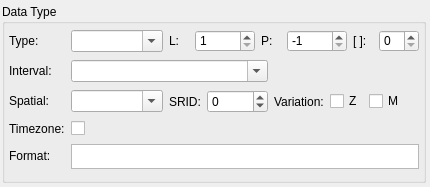
<?xml version="1.0" encoding="UTF-8"?>
<ui version="4.0">
 <class>PgSQLTypeWidget</class>
 <widget class="QWidget" name="PgSQLTypeWidget">
  <property name="geometry">
   <rect>
    <x>0</x>
    <y>0</y>
    <width>430</width>
    <height>187</height>
   </rect>
  </property>
  <property name="sizePolicy">
   <sizepolicy hsizetype="Preferred" vsizetype="Fixed">
    <horstretch>0</horstretch>
    <verstretch>0</verstretch>
   </sizepolicy>
  </property>
  <property name="minimumSize">
   <size>
    <width>430</width>
    <height>0</height>
   </size>
  </property>
  <property name="maximumSize">
   <size>
    <width>16777215</width>
    <height>16777215</height>
   </size>
  </property>
  <property name="windowTitle">
   <string>Form</string>
  </property>
  <layout class="QGridLayout" name="pgsqltype_grid">
   <property name="leftMargin">
    <number>2</number>
   </property>
   <property name="topMargin">
    <number>4</number>
   </property>
   <property name="rightMargin">
    <number>4</number>
   </property>
   <property name="bottomMargin">
    <number>4</number>
   </property>
   <property name="spacing">
    <number>6</number>
   </property>
   <item row="0" column="0">
    <widget class="QGroupBox" name="groupBox">
     <property name="sizePolicy">
      <sizepolicy hsizetype="Preferred" vsizetype="Expanding">
       <horstretch>0</horstretch>
       <verstretch>0</verstretch>
      </sizepolicy>
     </property>
     <property name="minimumSize">
      <size>
       <width>0</width>
       <height>0</height>
      </size>
     </property>
     <property name="title">
      <string>Data Type</string>
     </property>
     <layout class="QGridLayout" name="gridLayout">
      <property name="leftMargin">
       <number>4</number>
      </property>
      <property name="topMargin">
       <number>4</number>
      </property>
      <property name="rightMargin">
       <number>4</number>
      </property>
      <property name="bottomMargin">
       <number>4</number>
      </property>
      <item row="1" column="1" colspan="4">
       <widget class="QComboBox" name="interval_cmb">
        <property name="enabled">
         <bool>true</bool>
        </property>
        <property name="sizePolicy">
         <sizepolicy hsizetype="Preferred" vsizetype="Fixed">
          <horstretch>0</horstretch>
          <verstretch>0</verstretch>
         </sizepolicy>
        </property>
        <property name="minimumSize">
         <size>
          <width>0</width>
          <height>0</height>
         </size>
        </property>
        <property name="styleSheet">
         <string notr="true">font-weight: normal;</string>
        </property>
        <property name="editable">
         <bool>true</bool>
        </property>
       </widget>
      </item>
      <item row="0" column="1">
       <widget class="QComboBox" name="type_cmb">
        <property name="sizePolicy">
         <sizepolicy hsizetype="Expanding" vsizetype="Fixed">
          <horstretch>0</horstretch>
          <verstretch>0</verstretch>
         </sizepolicy>
        </property>
        <property name="minimumSize">
         <size>
          <width>0</width>
          <height>0</height>
         </size>
        </property>
        <property name="font">
         <font>
          <stylestrategy>PreferDefault</stylestrategy>
         </font>
        </property>
        <property name="styleSheet">
         <string notr="true">font-weight: normal;</string>
        </property>
        <property name="editable">
         <bool>true</bool>
        </property>
        <property name="sizeAdjustPolicy">
         <enum>QComboBox::AdjustToContentsOnFirstShow</enum>
        </property>
       </widget>
      </item>
      <item row="2" column="2" colspan="7">
       <layout class="QHBoxLayout" name="horizontalLayout">
        <item>
         <widget class="QLabel" name="srid_lbl">
          <property name="text">
           <string>SRID:</string>
          </property>
         </widget>
        </item>
        <item>
         <widget class="QSpinBox" name="srid_spb">
          <property name="minimum">
           <number>-1</number>
          </property>
          <property name="maximum">
           <number>99999</number>
          </property>
         </widget>
        </item>
        <item>
         <widget class="QLabel" name="variation_lbl">
          <property name="enabled">
           <bool>true</bool>
          </property>
          <property name="sizePolicy">
           <sizepolicy hsizetype="Preferred" vsizetype="Preferred">
            <horstretch>0</horstretch>
            <verstretch>0</verstretch>
           </sizepolicy>
          </property>
          <property name="minimumSize">
           <size>
            <width>0</width>
            <height>0</height>
           </size>
          </property>
          <property name="maximumSize">
           <size>
            <width>16777215</width>
            <height>16777215</height>
           </size>
          </property>
          <property name="font">
           <font>
            <italic>false</italic>
           </font>
          </property>
          <property name="styleSheet">
           <string notr="true">font-weight: normal;</string>
          </property>
          <property name="text">
           <string>Variation:</string>
          </property>
         </widget>
        </item>
        <item>
         <widget class="QCheckBox" name="var_z_chk">
          <property name="text">
           <string>Z</string>
          </property>
         </widget>
        </item>
        <item>
         <widget class="QCheckBox" name="var_m_chk">
          <property name="sizePolicy">
           <sizepolicy hsizetype="Expanding" vsizetype="Fixed">
            <horstretch>0</horstretch>
            <verstretch>0</verstretch>
           </sizepolicy>
          </property>
          <property name="text">
           <string>M</string>
          </property>
         </widget>
        </item>
       </layout>
      </item>
      <item row="0" column="6">
       <widget class="QSpinBox" name="precision_sb">
        <property name="sizePolicy">
         <sizepolicy hsizetype="Preferred" vsizetype="Fixed">
          <horstretch>0</horstretch>
          <verstretch>0</verstretch>
         </sizepolicy>
        </property>
        <property name="minimumSize">
         <size>
          <width>60</width>
          <height>0</height>
         </size>
        </property>
        <property name="maximumSize">
         <size>
          <width>60</width>
          <height>16777215</height>
         </size>
        </property>
        <property name="toolTip">
         <string>Precision</string>
        </property>
        <property name="styleSheet">
         <string notr="true">font-weight: normal;</string>
        </property>
        <property name="minimum">
         <number>-1</number>
        </property>
        <property name="maximum">
         <number>1000</number>
        </property>
        <property name="singleStep">
         <number>1</number>
        </property>
        <property name="value">
         <number>-1</number>
        </property>
       </widget>
      </item>
      <item row="2" column="0">
       <widget class="QLabel" name="spatial_lbl">
        <property name="enabled">
         <bool>true</bool>
        </property>
        <property name="sizePolicy">
         <sizepolicy hsizetype="Fixed" vsizetype="Fixed">
          <horstretch>0</horstretch>
          <verstretch>0</verstretch>
         </sizepolicy>
        </property>
        <property name="minimumSize">
         <size>
          <width>55</width>
          <height>0</height>
         </size>
        </property>
        <property name="maximumSize">
         <size>
          <width>55</width>
          <height>16777215</height>
         </size>
        </property>
        <property name="font">
         <font>
          <italic>false</italic>
         </font>
        </property>
        <property name="styleSheet">
         <string notr="true">font-weight: normal;</string>
        </property>
        <property name="text">
         <string>Spatial:</string>
        </property>
       </widget>
      </item>
      <item row="0" column="8">
       <widget class="QSpinBox" name="dimension_sb">
        <property name="sizePolicy">
         <sizepolicy hsizetype="Fixed" vsizetype="Fixed">
          <horstretch>0</horstretch>
          <verstretch>0</verstretch>
         </sizepolicy>
        </property>
        <property name="minimumSize">
         <size>
          <width>40</width>
          <height>0</height>
         </size>
        </property>
        <property name="maximumSize">
         <size>
          <width>40</width>
          <height>16777215</height>
         </size>
        </property>
        <property name="toolTip">
         <string>Dimension</string>
        </property>
        <property name="styleSheet">
         <string notr="true">font-weight: normal;</string>
        </property>
        <property name="maximum">
         <number>99</number>
        </property>
        <property name="value">
         <number>0</number>
        </property>
       </widget>
      </item>
      <item row="4" column="0">
       <widget class="QLabel" name="format_lbl">
        <property name="sizePolicy">
         <sizepolicy hsizetype="Preferred" vsizetype="Fixed">
          <horstretch>0</horstretch>
          <verstretch>0</verstretch>
         </sizepolicy>
        </property>
        <property name="minimumSize">
         <size>
          <width>55</width>
          <height>0</height>
         </size>
        </property>
        <property name="maximumSize">
         <size>
          <width>55</width>
          <height>16777215</height>
         </size>
        </property>
        <property name="styleSheet">
         <string notr="true">font-weight: normal;</string>
        </property>
        <property name="text">
         <string>Format:</string>
        </property>
       </widget>
      </item>
      <item row="3" column="1">
       <widget class="QCheckBox" name="timezone_chk">
        <property name="enabled">
         <bool>true</bool>
        </property>
        <property name="sizePolicy">
         <sizepolicy hsizetype="Fixed" vsizetype="Fixed">
          <horstretch>0</horstretch>
          <verstretch>0</verstretch>
         </sizepolicy>
        </property>
        <property name="layoutDirection">
         <enum>Qt::LeftToRight</enum>
        </property>
        <property name="styleSheet">
         <string notr="true">font-weight: normal;</string>
        </property>
        <property name="text">
         <string/>
        </property>
       </widget>
      </item>
      <item row="3" column="0">
       <widget class="QLabel" name="timezone_lbl">
        <property name="styleSheet">
         <string notr="true">font-weight: normal;</string>
        </property>
        <property name="text">
         <string>Timezone:</string>
        </property>
       </widget>
      </item>
      <item row="2" column="1">
       <widget class="QComboBox" name="spatial_cmb">
        <property name="enabled">
         <bool>true</bool>
        </property>
        <property name="sizePolicy">
         <sizepolicy hsizetype="Preferred" vsizetype="Fixed">
          <horstretch>0</horstretch>
          <verstretch>0</verstretch>
         </sizepolicy>
        </property>
        <property name="minimumSize">
         <size>
          <width>0</width>
          <height>0</height>
         </size>
        </property>
        <property name="styleSheet">
         <string notr="true">font-weight: normal;</string>
        </property>
        <property name="editable">
         <bool>true</bool>
        </property>
       </widget>
      </item>
      <item row="0" column="0">
       <widget class="QLabel" name="type_lbl">
        <property name="sizePolicy">
         <sizepolicy hsizetype="Preferred" vsizetype="Fixed">
          <horstretch>0</horstretch>
          <verstretch>0</verstretch>
         </sizepolicy>
        </property>
        <property name="minimumSize">
         <size>
          <width>55</width>
          <height>0</height>
         </size>
        </property>
        <property name="maximumSize">
         <size>
          <width>55</width>
          <height>16777215</height>
         </size>
        </property>
        <property name="styleSheet">
         <string notr="true">font-weight: normal;</string>
        </property>
        <property name="text">
         <string>Type:</string>
        </property>
       </widget>
      </item>
      <item row="0" column="4" colspan="2">
       <widget class="QLabel" name="precision_lbl">
        <property name="sizePolicy">
         <sizepolicy hsizetype="Preferred" vsizetype="Fixed">
          <horstretch>0</horstretch>
          <verstretch>0</verstretch>
         </sizepolicy>
        </property>
        <property name="minimumSize">
         <size>
          <width>20</width>
          <height>0</height>
         </size>
        </property>
        <property name="maximumSize">
         <size>
          <width>16</width>
          <height>16777215</height>
         </size>
        </property>
        <property name="font">
         <font>
          <italic>false</italic>
         </font>
        </property>
        <property name="toolTip">
         <string>Precision</string>
        </property>
        <property name="styleSheet">
         <string notr="true">font-weight: normal;</string>
        </property>
        <property name="text">
         <string>P:</string>
        </property>
       </widget>
      </item>
      <item row="4" column="1" colspan="8">
       <widget class="QTextEdit" name="format_txt">
        <property name="maximumSize">
         <size>
          <width>16777215</width>
          <height>25</height>
         </size>
        </property>
        <property name="frameShadow">
         <enum>QFrame::Sunken</enum>
        </property>
        <property name="lineWidth">
         <number>1</number>
        </property>
        <property name="midLineWidth">
         <number>0</number>
        </property>
        <property name="verticalScrollBarPolicy">
         <enum>Qt::ScrollBarAlwaysOff</enum>
        </property>
        <property name="horizontalScrollBarPolicy">
         <enum>Qt::ScrollBarAlwaysOff</enum>
        </property>
        <property name="undoRedoEnabled">
         <bool>false</bool>
        </property>
        <property name="readOnly">
         <bool>true</bool>
        </property>
        <property name="textInteractionFlags">
         <set>Qt::NoTextInteraction</set>
        </property>
       </widget>
      </item>
      <item row="0" column="3">
       <widget class="QSpinBox" name="length_sb">
        <property name="sizePolicy">
         <sizepolicy hsizetype="Preferred" vsizetype="Fixed">
          <horstretch>0</horstretch>
          <verstretch>0</verstretch>
         </sizepolicy>
        </property>
        <property name="minimumSize">
         <size>
          <width>60</width>
          <height>0</height>
         </size>
        </property>
        <property name="maximumSize">
         <size>
          <width>60</width>
          <height>16777215</height>
         </size>
        </property>
        <property name="toolTip">
         <string>Length</string>
        </property>
        <property name="styleSheet">
         <string notr="true">font-weight: normal;</string>
        </property>
        <property name="minimum">
         <number>1</number>
        </property>
        <property name="maximum">
         <number>2147483647</number>
        </property>
        <property name="value">
         <number>1</number>
        </property>
       </widget>
      </item>
      <item row="0" column="2">
       <widget class="QLabel" name="length_lbl">
        <property name="sizePolicy">
         <sizepolicy hsizetype="Fixed" vsizetype="Fixed">
          <horstretch>0</horstretch>
          <verstretch>0</verstretch>
         </sizepolicy>
        </property>
        <property name="minimumSize">
         <size>
          <width>20</width>
          <height>0</height>
         </size>
        </property>
        <property name="maximumSize">
         <size>
          <width>16</width>
          <height>16777215</height>
         </size>
        </property>
        <property name="font">
         <font>
          <italic>false</italic>
         </font>
        </property>
        <property name="toolTip">
         <string>Length</string>
        </property>
        <property name="styleSheet">
         <string notr="true">font-weight: normal;</string>
        </property>
        <property name="text">
         <string>L:</string>
        </property>
       </widget>
      </item>
      <item row="1" column="0">
       <widget class="QLabel" name="interval_lbl">
        <property name="enabled">
         <bool>true</bool>
        </property>
        <property name="sizePolicy">
         <sizepolicy hsizetype="Fixed" vsizetype="Fixed">
          <horstretch>0</horstretch>
          <verstretch>0</verstretch>
         </sizepolicy>
        </property>
        <property name="minimumSize">
         <size>
          <width>55</width>
          <height>0</height>
         </size>
        </property>
        <property name="maximumSize">
         <size>
          <width>55</width>
          <height>16777215</height>
         </size>
        </property>
        <property name="font">
         <font>
          <italic>false</italic>
         </font>
        </property>
        <property name="styleSheet">
         <string notr="true">font-weight: normal;</string>
        </property>
        <property name="text">
         <string>Interval:</string>
        </property>
       </widget>
      </item>
      <item row="0" column="7">
       <widget class="QLabel" name="dimension_lbl">
        <property name="sizePolicy">
         <sizepolicy hsizetype="Preferred" vsizetype="Fixed">
          <horstretch>0</horstretch>
          <verstretch>0</verstretch>
         </sizepolicy>
        </property>
        <property name="minimumSize">
         <size>
          <width>20</width>
          <height>0</height>
         </size>
        </property>
        <property name="maximumSize">
         <size>
          <width>16</width>
          <height>16777215</height>
         </size>
        </property>
        <property name="font">
         <font>
          <italic>false</italic>
         </font>
        </property>
        <property name="toolTip">
         <string>Dimension</string>
        </property>
        <property name="styleSheet">
         <string notr="true">font-weight: normal;</string>
        </property>
        <property name="text">
         <string>[ ]:</string>
        </property>
       </widget>
      </item>
     </layout>
     <zorder>type_lbl</zorder>
     <zorder>type_cmb</zorder>
     <zorder>length_lbl</zorder>
     <zorder>length_sb</zorder>
     <zorder>precision_lbl</zorder>
     <zorder>precision_sb</zorder>
     <zorder>dimension_lbl</zorder>
     <zorder>dimension_sb</zorder>
     <zorder>interval_lbl</zorder>
     <zorder>spatial_lbl</zorder>
     <zorder>timezone_lbl</zorder>
     <zorder>timezone_chk</zorder>
     <zorder>format_lbl</zorder>
     <zorder>format_txt</zorder>
     <zorder>spatial_cmb</zorder>
     <zorder>interval_cmb</zorder>
    </widget>
   </item>
  </layout>
 </widget>
 <resources/>
 <connections/>
</ui>
